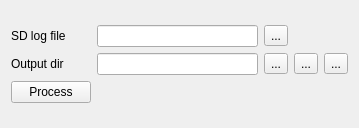
<?xml version="1.0" encoding="UTF-8"?>
<ui version="4.0">
 <class>LogWidget</class>
 <widget class="QWidget" name="LogWidget">
  <property name="geometry">
   <rect>
    <x>0</x>
    <y>0</y>
    <width>359</width>
    <height>128</height>
   </rect>
  </property>
  <property name="windowTitle">
   <string>Form</string>
  </property>
  <layout class="QVBoxLayout" name="verticalLayout">
   <item>
    <layout class="QGridLayout" name="gridLayout">
     <item row="0" column="0">
      <widget class="QLabel" name="label">
       <property name="text">
        <string>SD log file</string>
       </property>
      </widget>
     </item>
     <item row="0" column="2">
      <widget class="QToolButton" name="input_button">
       <property name="toolTip">
        <string>Select SD LOG file</string>
       </property>
       <property name="text">
        <string>...</string>
       </property>
       <property name="icon">
        <iconset resource="resources.qrc">
         <normaloff>:/icons/icons/open.png</normaloff>:/icons/icons/open.png</iconset>
       </property>
      </widget>
     </item>
     <item row="1" column="2">
      <widget class="QToolButton" name="output_button">
       <property name="toolTip">
        <string>Select output directory</string>
       </property>
       <property name="text">
        <string>...</string>
       </property>
       <property name="icon">
        <iconset resource="resources.qrc">
         <normaloff>:/icons/icons/open.png</normaloff>:/icons/icons/open.png</iconset>
       </property>
      </widget>
     </item>
     <item row="1" column="0">
      <widget class="QLabel" name="label_2">
       <property name="text">
        <string>Output dir</string>
       </property>
      </widget>
     </item>
     <item row="1" column="1">
      <widget class="QLineEdit" name="output_edit"/>
     </item>
     <item row="0" column="1">
      <widget class="QLineEdit" name="input_edit"/>
     </item>
     <item row="1" column="3">
      <widget class="QToolButton" name="reset_output_button">
       <property name="toolTip">
        <string>reset to default</string>
       </property>
       <property name="text">
        <string>...</string>
       </property>
       <property name="icon">
        <iconset resource="resources.qrc">
         <normaloff>:/icons/icons/undo.png</normaloff>:/icons/icons/undo.png</iconset>
       </property>
      </widget>
     </item>
     <item row="1" column="4">
      <widget class="QToolButton" name="help_button">
       <property name="toolTip">
        <string>help</string>
       </property>
       <property name="text">
        <string>...</string>
       </property>
       <property name="icon">
        <iconset resource="resources.qrc">
         <normaloff>:/icons/icons/help.png</normaloff>:/icons/icons/help.png</iconset>
       </property>
      </widget>
     </item>
     <item row="2" column="1">
      <widget class="QLabel" name="status_label">
       <property name="text">
        <string/>
       </property>
      </widget>
     </item>
     <item row="2" column="0">
      <widget class="QPushButton" name="process_button">
       <property name="text">
        <string>Process</string>
       </property>
      </widget>
     </item>
    </layout>
   </item>
  </layout>
 </widget>
 <resources>
  <include location="resources.qrc"/>
 </resources>
 <connections/>
</ui>
